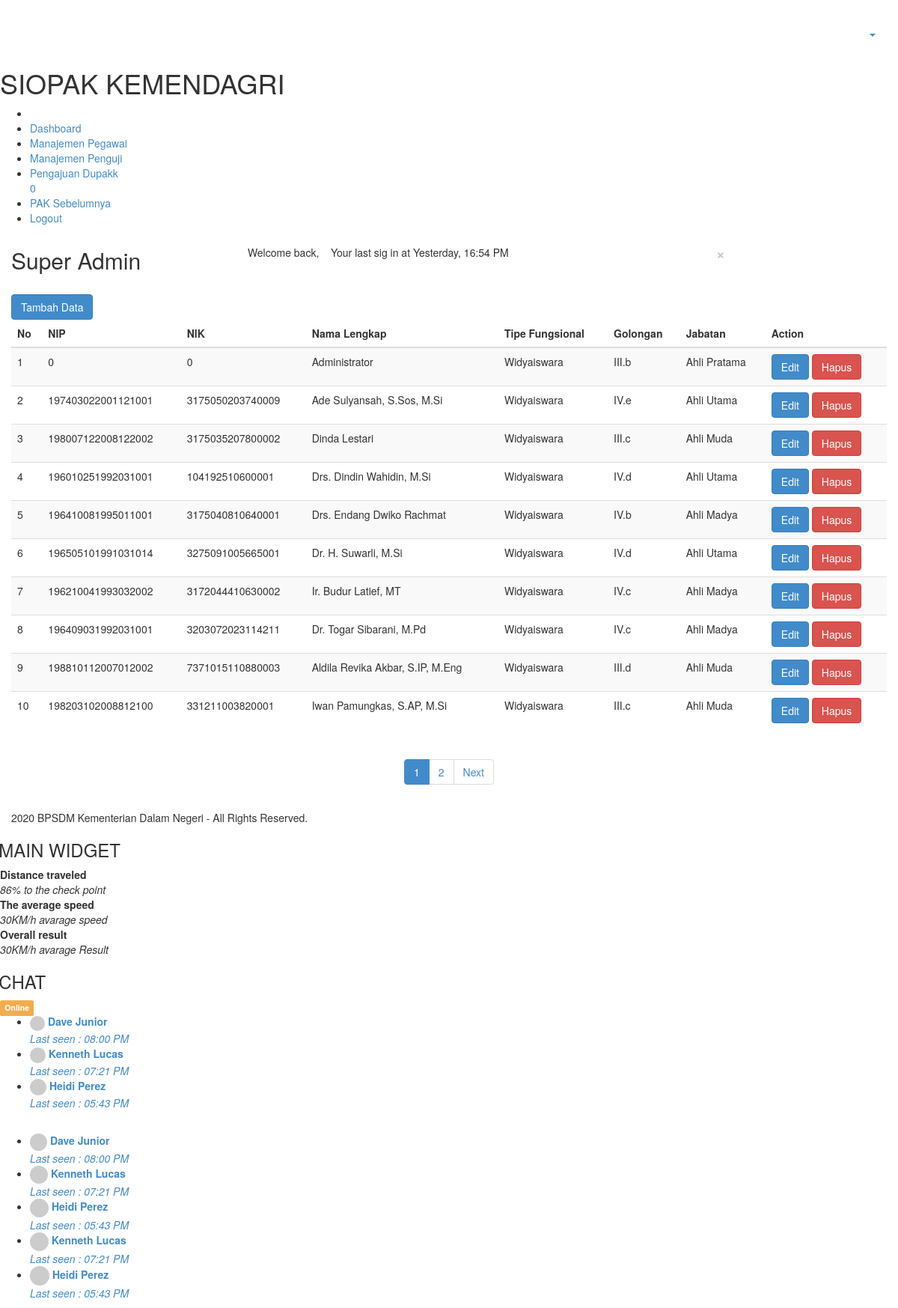
Page /index.php/backend/user on the committed database.
### tables this page shows
CREATE TABLE `karyawan` (
  `id_karyawan` int(10) NOT NULL AUTO_INCREMENT,
  `nip` varchar(18) NOT NULL,
  `nik` varchar(16) NOT NULL,
  `no_seri_karpeg` varchar(20) NOT NULL,
  `nama_lengkap` varchar(255) NOT NULL,
  `tempat_lahir` varchar(255) NOT NULL,
  `tanggal_lahir` date NOT NULL,
  `alamat` text NOT NULL,
  `email` varchar(255) NOT NULL,
  `jenis_kelamin` char(1) NOT NULL DEFAULT 'L',
  `pendidikan_terakhir` varchar(255) NOT NULL,
  `no_telp` varchar(255) NOT NULL,
  `id_golongan` int(2) NOT NULL,
  `id_instansi` int(10) NOT NULL DEFAULT '1',
  `masa_kerja_lama` varchar(255) NOT NULL,
  `masa_kerja_baru` varchar(255) NOT NULL,
  `tmt_jabatan` varchar(255) NOT NULL,
  `ak_lama0` double NOT NULL DEFAULT '0',
  PRIMARY KEY (`id_karyawan`),
  UNIQUE KEY `nip_2` (`nip`),
  UNIQUE KEY `nik` (`nik`),
  KEY `id_golongan` (`id_golongan`),
  KEY `nip` (`nip`)
);

CREATE TABLE `master_tipefungsional` (
  `id_tipefungsional` int(2) NOT NULL AUTO_INCREMENT,
  `tipe_fungsional` varchar(50) NOT NULL,
  PRIMARY KEY (`id_tipefungsional`)
);

CREATE TABLE `master_golongan` (
  `id_golongan` int(2) NOT NULL AUTO_INCREMENT,
  `golongan` varchar(50) NOT NULL,
  `nama_golongan` varchar(255) NOT NULL,
  `id_jenjang` int(10) NOT NULL,
  PRIMARY KEY (`id_golongan`),
  KEY `id_jenjang` (`id_jenjang`),
  CONSTRAINT `master_golongan_ibfk_1` FOREIGN KEY (`id_jenjang`) REFERENCES `master_jenjang` (`id_jenjang`)
);

CREATE TABLE `master_jenjang` (
  `id_jenjang` int(10) NOT NULL AUTO_INCREMENT,
  `nama_jenjang` varchar(255) NOT NULL,
  `id_tipefungsional` int(2) NOT NULL,
  PRIMARY KEY (`id_jenjang`),
  KEY `id_tipefungsional` (`id_tipefungsional`),
  CONSTRAINT `master_jenjang_ibfk_1` FOREIGN KEY (`id_tipefungsional`) REFERENCES `master_tipefungsional` (`id_tipefungsional`)
);

### index.php (called while the page is built, shortened)
<?php
require_once BASEPATH.'core/CodeIgniter.php';

### application/config/config.php (called while the page is built, shortened)
<?php
$config['base_url'] = "https://si-opak.bpsdm.kemendagri.go.id/";
$config['index_page'] = '';
$config['uri_protocol']	= 'REQUEST_URI';
$config['url_suffix'] = '';
$config['language']	= 'english';
$config['charset'] = 'UTF-8';
$config['enable_hooks'] = FALSE;
$config['subclass_prefix'] = 'MY_';
    $config['composer_autoload'] = 'vendor/autoload.php';
$config['permitted_uri_chars'] = 'a-z 0-9~%.:_\-';
$config['enable_query_strings'] = FALSE;
$config['controller_trigger'] = 'c';
$config['function_trigger'] = 'm';
$config['directory_trigger'] = 'd';
$config['allow_get_array'] = TRUE;
$config['log_threshold'] = 1;
$config['log_path'] = '';
$config['log_file_extension'] = '';
$config['log_file_permissions'] = 0644;
$config['log_date_format'] = 'Y-m-d H:i:s';
$config['error_views_path'] = '';
$config['cache_path'] = '';
$config['cache_query_string'] = FALSE;
$config['encryption_key'] = 'devpayung';
$config['sess_driver'] = 'database';
$config['sess_save_path'] = 'ci_sessions';
$config['sess_expiration'] = 12800;
$config['sess_match_ip'] = FALSE;
$config['sess_time_to_update'] = 1000;
$config['sess_regenerate_destroy'] = FALSE;
$config['cookie_prefix']	= '';
$config['cookie_domain']	= '';
$config['cookie_path']		= '/';
$config['cookie_secure']	= FALSE;
$config['cookie_httponly'] 	= FALSE;
$config['standardize_newlines'] = FALSE;
$config['global_xss_filtering'] = FALSE;
$config['csrf_protection'] = FALSE;
$config['csrf_token_name'] = 'csrf_test_name';
$config['csrf_cookie_name'] = 'csrf_cookie_name';
$config['csrf_expire'] = 7200;
$config['csrf_regenerate'] = TRUE;
$config['csrf_exclude_uris'] = array();
$config['compress_output'] = FALSE;
$config['time_reference'] = 'local';
$config['rewrite_short_tags'] = FALSE;
$config['proxy_ips'] = '';

### application/models/Karyawan_model.php (called while the page is built, shortened)
<?php
    class Karyawan_model extends CI_Model {
        protected $table = 'karyawan';
        function data($limit,$from){
     $this->db->from($this->table);
     $this->db->join('master_golongan',$this->table.'.id_golongan = master_golongan.id_golongan','left');
     $this->db->join('master_jenjang','master_golongan.id_jenjang = master_jenjang.id_jenjang','left');
     $this->db->join('master_tipefungsional','master_jenjang.id_tipefungsional = master_jenjang.id_tipefungsional','left');
                $this->db->limit($limit,$from);
         return $query = $this->db->get()->result();
        }
        function total(){
            return $this->db->get($this->table)->num_rows();
        }
    }

### application/views/admin/pages/user/index.php (the view, shortened to what this page needs)
<a class="btn btn-primary pull-left" href="<?php echo base_url() ?>backend/user/add"> Tambah Data </a>
<table class="table table-striped">
<thead>
<tr>
    <th> No </th>
    <th> NIP </th>
    <th> NIK </th>
    <th> Nama Lengkap </th>
    <th> Tipe Fungsional </th>
    <th> Golongan </th>
    <th> Jabatan </th>
    <th> Action </th>
</tr>
</thead>
<tbody>
<?php
    $no = 1;
foreach($data as $k => $v): ?>
<tr>
    <td> <?php echo $no; ?> </td>
    <td> <?php echo $v->nip ?></td>
    <td> <?php echo $v->nik ?></td>
    <td> <?php echo $v->nama_lengkap ?></td>
    <td> <?php echo $v->tipe_fungsional ?></td>
    <td> <?php echo $v->golongan ?></td>
    <td> <?php echo $v->nama_jenjang ?> </td>
    <td>
    <a href="<?php echo base_url() ?>backend/user/edit/<?php echo $v->nip ?>" class="btn btn-primary"> Edit </a>
    <a href="<?php echo base_url() ?>backend/user/delete/<?php echo $v->id_karyawan ?>" class="btn btn-danger"> Hapus </a>
    </td>
</tr>
<?php
$no = $no+1;
endforeach ?>
</tbody>
</table>
<?php
echo $pagination;
?>

### rows in the picture
karyawan: nip "0", nik "0", nama_lengkap "Administrator", master_tipefungsional.tipe_fungsional "Widyaiswara", id_golongan.golongan "III.b", master_jenjang.nama_jenjang "Ahli Pratama"
karyawan: nip "197403022001121001", nik "3175050203740009", nama_lengkap "Ade Sulyansah, S.Sos, M.Si", master_tipefungsional.tipe_fungsional "Widyaiswara", id_golongan.golongan "IV.e", master_jenjang.nama_jenjang "Ahli Utama"
karyawan: nip "198007122008122002", nik "3175035207800002", nama_lengkap "Dinda Lestari", master_tipefungsional.tipe_fungsional "Widyaiswara", id_golongan.golongan "III.c", master_jenjang.nama_jenjang "Ahli Muda"
karyawan: nip "196010251992031001", nik "104192510600001", nama_lengkap "Drs. Dindin Wahidin, M.Si", master_tipefungsional.tipe_fungsional "Widyaiswara", id_golongan.golongan "IV.d", master_jenjang.nama_jenjang "Ahli Utama"
karyawan: nip "196410081995011001", nik "3175040810640001", nama_lengkap "Drs. Endang Dwiko Rachmat", master_tipefungsional.tipe_fungsional "Widyaiswara", id_golongan.golongan "IV.b", master_jenjang.nama_jenjang "Ahli Madya"
karyawan: nip "196505101991031014", nik "3275091005665001", nama_lengkap "Dr. H. Suwarli, M.Si", master_tipefungsional.tipe_fungsional "Widyaiswara", id_golongan.golongan "IV.d", master_jenjang.nama_jenjang "Ahli Utama"
karyawan: nip "196210041993032002", nik "3172044410630002", nama_lengkap "Ir. Budur Latief, MT", master_tipefungsional.tipe_fungsional "Widyaiswara", id_golongan.golongan "IV.c", master_jenjang.nama_jenjang "Ahli Madya"
karyawan: nip "196409031992031001", nik "3203072023114211", nama_lengkap "Dr. Togar Sibarani, M.Pd", master_tipefungsional.tipe_fungsional "Widyaiswara", id_golongan.golongan "IV.c", master_jenjang.nama_jenjang "Ahli Madya"
karyawan: nip "198810112007012002", nik "7371015110880003", nama_lengkap "Aldila Revika Akbar, S.IP, M.Eng", master_tipefungsional.tipe_fungsional "Widyaiswara", id_golongan.golongan "III.d", master_jenjang.nama_jenjang "Ahli Muda"
karyawan: nip "198203102008812100", nik "331211003820001", nama_lengkap "Iwan Pamungkas, S.AP, M.Si", master_tipefungsional.tipe_fungsional "Widyaiswara", id_golongan.golongan "III.c", master_jenjang.nama_jenjang "Ahli Muda"

### other values in the picture
notifmenu("penilaian",array("status" => 1)) "0"
$pagination "1 2 Next"
